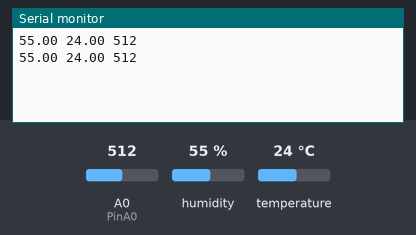
Bench run of a sketch on a simulated Arduino Uno, built with avr-gcc and run on an emulated ATmega328P. Parts: the last lines printed to the serial monitor. Inputs (shaded band) come from the test bench; at power-on: humidity 55 %, A0 (PinA0) = 512, temperature 24 °C.

Above: at 5.8 s.
5.9 s: humidity set to 22 %
At 11.3 s:
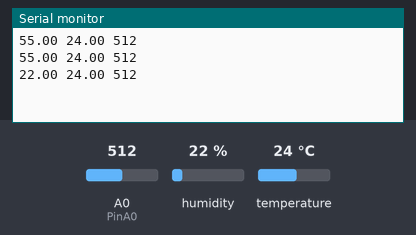
11.9 s: A0 (PinA0) set to 716
At 16.0 s:
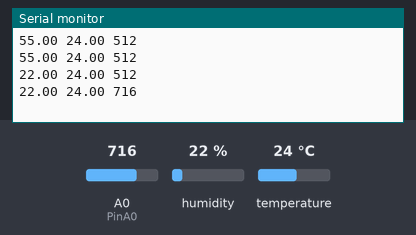
17.9 s: temperature set to 12 °C
At 20.7 s:
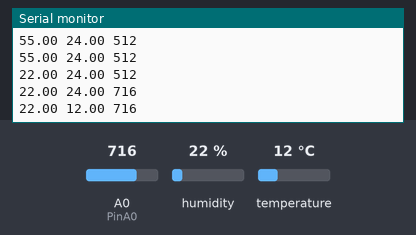
23.9 s: A0 (PinA0) set to 900
At 26.6 s:
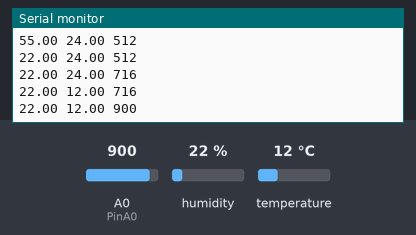
29.9 s: humidity set to 40 %
At 31.3 s:
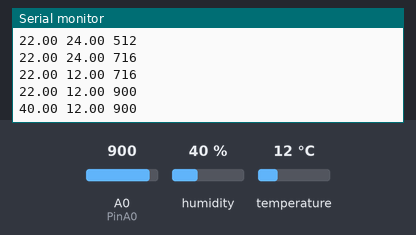
Timing chart, 0 to 32.9 s (numbered marks = the images above; inputs shaded):
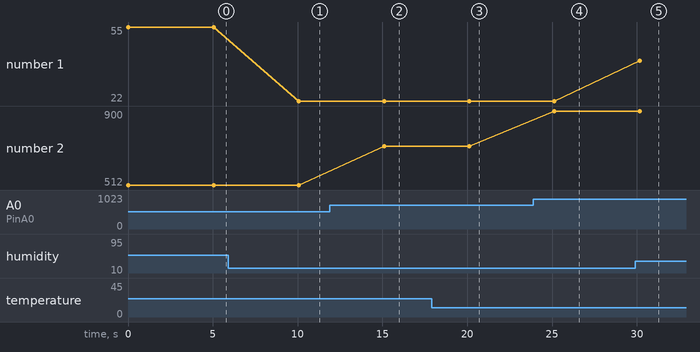

Measured:
- after the input at 5.9 s, the serial monitor: prints a new line after 4.2 s (image 1)
- after the input at 11.9 s, the serial monitor: prints a new line after 3.2 s (image 2)
- after the input at 17.9 s, the serial monitor: prints a new line after 2.2 s (image 3)
- after the input at 23.9 s, the serial monitor: prints a new line after 1.2 s (image 4)
- after the input at 29.9 s, the serial monitor: prints a new line after 0.27 s (image 5)
- plotted number 1: 55 → 22 after the input at 5.9 s, 22 → 40 after the input at 29.9 s
- plotted number 2: 512 → 716 after the input at 11.9 s, 716 → 900 after the input at 23.9 s

The sketch:

CodigoArduino.ino
```cpp
#include "DHT.h"

#define DHTPIN A1
#define DHTTYPE DHT11
DHT dht(DHTPIN, DHTTYPE);

int PinA0 = A0;

void setup() {
    Serial.begin(9600);
    pinMode(PinA0, INPUT);
    dht.begin();
}

void loop() {
    float h = dht.readHumidity();
    float t = dht.readTemperature();

    if (isnan(t) || isnan(h)) {
        Serial.println("Ocorreu um erro ao tentar ler do DHT");
    } else {
        int g = analogRead(PinA0);

        Serial.print(h);
        Serial.print(" ");
        Serial.print(t);
        Serial.print(" ");
        Serial.println(g);
    }

    delay(5000);
}
```
